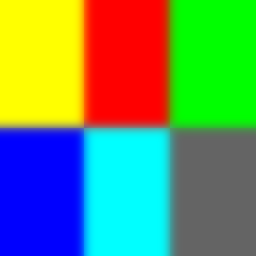
//> input picture KMeans/input.png, 256 x 256 px
$ ./KMeans   (built with g++ and OpenCV 4)
//> lines starting //> are read from the running program, lines starting //| are printed output that depends on the picture; after the words box and inside, x2 and y2 are one past the last pixel; in counts of white or black regions, pixels touching at a corner belong together
#include <opencv2/imgcodecs.hpp>
#include <opencv2/videoio.hpp>
#include <opencv2/highgui.hpp>
#include <opencv2/opencv.hpp>

#include <iostream>
#include <stdio.h>

using namespace cv;
using namespace std;

//클러스터링한 결과값을 표시하기 위해 미리 설정한 색상값
Scalar colorTab[] =
{
	Scalar(105, 210, 231),
	Scalar(167, 219, 216),
	Scalar(224, 228, 204),
	Scalar(243, 134, 48),
	Scalar(250, 105, 0),
	Scalar(255, 255, 255),
	Scalar(203, 232, 107),
	Scalar(243, 233, 225),
	Scalar(28, 20, 13),
	Scalar(64, 59, 51),
	//.... 좀 더 추가 할 수 있음...
};

Mat img, res, points, labels, centers;
int Width, Height, Pixels, Knum = 10;

unsigned int *SSD;

int main()
{
    printf("OpenCV Version : %s\n\n", CV_VERSION);

	img = imread("input.png", CV_LOAD_IMAGE_UNCHANGED);
//> img is the input picture: 256 rows x 256 cols, CV_8UC4; mean B, G, R, A 101.8, 144.2, 101, 255

	if (!img.data)
	{
		printf("Image load fail....\n\n");
		return -1;
	}

	printf("비교할 최대 클러스터 개수 (빠른 속도를 위해 10 이하의 값 추천) : ");
	scanf_s("%d", &Knum);					//클러스터링 개수
//> the answer given: 3

	Width = img.cols;						//이미지 너비 설정
//> Width = 256
	Height = img.rows;						//이미지 높이 설정
//> Height = 256
	Pixels = Width * Height;				//이미지의 전체 pixel값 설정
//> Pixels = 65536
	SSD = new unsigned int [Knum + 1] {0};	//클러스터링 개수마다 오차제곱합

	points.create(Pixels, 1, CV_32FC3);
	res.create(Height, Width, img.type());
	centers.create(Knum, 1, CV_32FC3);

	// 채널 값 변경
	for (int y = 0, n = 0; y < Height; y++) {
		for (int x = 0; x < Width; x++, n++) {
			if (img.at<Vec4b>(y, x)[3] != 0)
			{
				points.at<Vec3f>(n)[0] = img.at<Vec4b>(y, x)[0];
				points.at<Vec3f>(n)[1] = img.at<Vec4b>(y, x)[1];
				points.at<Vec3f>(n)[2] = img.at<Vec4b>(y, x)[2];
			}
		}
	}
//> this loop made 256 passes
//> n on passes 1 to 3: 256, 512, 768

	for (int k = 1; k <= Knum; k++)
	{
		// kmeans
		kmeans(points, k, labels,
			TermCriteria(CV_TERMCRIT_EPS + CV_TERMCRIT_ITER, 10, 1.9),
			3, KMEANS_RANDOM_CENTERS, centers);

		// SSD (오차 제곱합) 구하기
		for (int y = 0, n = 0; y < Height; y++) {
			for (int x = 0; x < Width; x++, n++) {
				SSD[k] += norm(points.at<Vec3f>(n) - centers.at<Vec3f>(labels.at<int>(n), 0));
			}
		}

		// 그래프를 위해 값을 줄임
		SSD[k] = sqrt(SSD[k]);

		printf("No.%d completed\n", k);
	}
//> this loop made 3 passes
//> centers on passes 1 to 2: [101.8, 144.2, 101], [[166.8, 165.6, 7.22], [32.55, 121.5, 201.1]]

	// k - SSD 그래프
	int width = 500, height = 500;
	unsigned int maxValue = SSD[1] * 1.2;
//> maxValue = 4096

	Mat graph(width + 100, height + 100, CV_8UC3, cv::Scalar(255, 255, 255));

	line(graph, Point(50, 50), Point(50, height + 50), Scalar::all(0), 1, 8, 0);
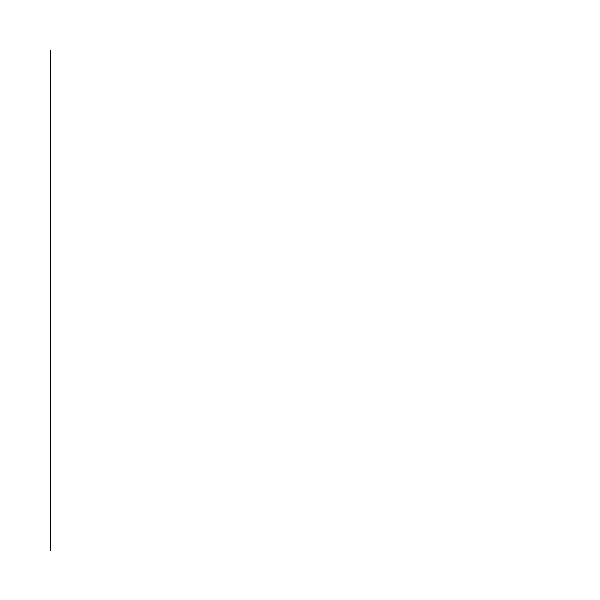
//> graph: 600 rows x 600 cols, CV_8UC3; 99.9% white; black in thin lines or dots, all inside (x1, y1, x2, y2) = (50, 50, 51, 551)
	line(graph, Point(50, height + 50), Point(width + 50, height + 50), Scalar::all(0), 1, 8, 0);
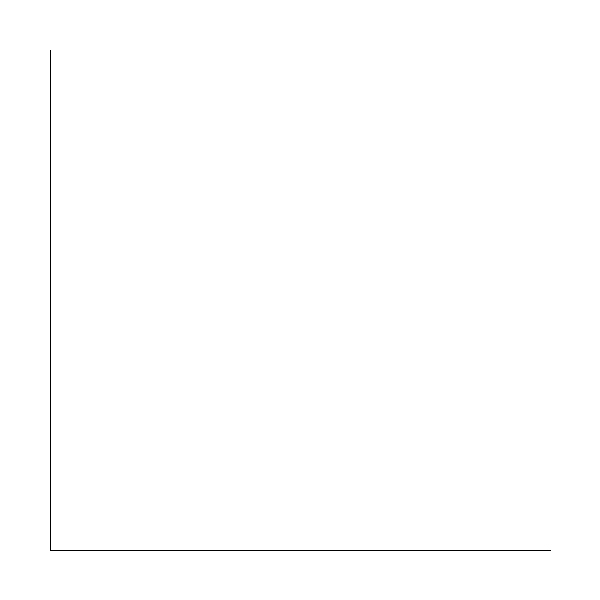
//> graph: 600 rows x 600 cols, CV_8UC3; 99.7% white; black in thin lines or dots, all inside (x1, y1, x2, y2) = (50, 50, 551, 551)

	Point _p(-1, -1); // 직전 값
	for (int i = 1; i <= Knum; i++)
	{
		Point p = Point(70 + ((width + 30) / Knum) * (i - 1), height + 50);

		line(graph, p, p + Point(0, 5), Scalar::all(0), 1, 8, 0);
		putText(graph, to_string(i), p + Point(0, 25), 2, 0.5, Scalar::all(0));

		p -= Point(0, SSD[i] * height / maxValue);

		circle(graph, p, 2, Scalar(255, 0, 0), CV_FILLED);

		if (_p.x >= 0) line(graph, p, _p, Scalar(255, 0, 0), 1, 8, 0);

		_p = p;
	}
//> this loop made 3 passes
//> p on passes 1 to 3: Point(70, 134), Point(246, 176), Point(422, 224)
//> pass 3, `putText(graph, to_string(i), p + Point(0, 25), 2, 0.5, Scalar::all(0));`:
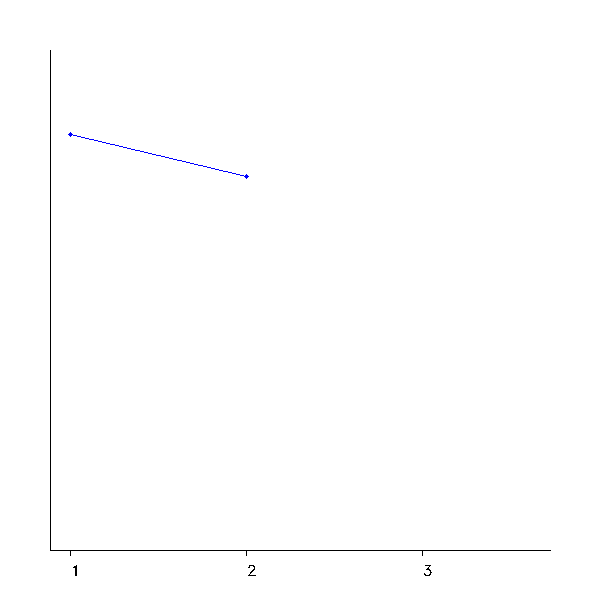
//> graph: 600 rows x 600 cols, CV_8UC3; mean B, G, R 254.2, 254.1, 254.1
//> after the loop:
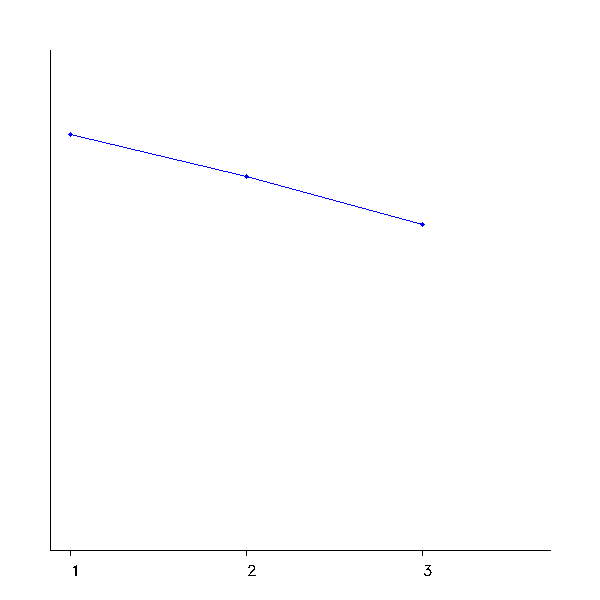
//> graph: 600 rows x 600 cols, CV_8UC3; 0.05% of pixels changed, all inside (x1, y1, x2, y2) = (248, 177, 425, 227)

	// Elbow 기법

	int answer = Knum; // 최적의 클러스터 수
	for (int i = 2; i < Knum; i++)
	{
		double ratio = (double)abs(SSD[i - 1] - SSD[i]) / ((double)abs(SSD[i - 1] - SSD[i + 1]) / 2);
		if (ratio < 0.5 || ratio > 1.5) answer = i;
	}
//> this loop made 1 pass
//> ratio on pass 1: 0.935

	printf("최적의 클러스터 개수 : %d\n", answer);
//| 최적의 클러스터 개수 : 3

	// 이미지 분할

	kmeans(points, answer, labels,
		TermCriteria(CV_TERMCRIT_EPS + CV_TERMCRIT_ITER, 10, 1.9),
		3, KMEANS_RANDOM_CENTERS, centers);
//> centers = [[2.19, 12.47, 249.5], [249.4, 127.1, 4.56], [35.51, 198.5, 117.4]]

	for (int y = 0, n = 0; y < Height; y++) {
		for (int x = 0; x < Width; x++, n++) {
			//현재 픽셀의 label값을 받아온다.
			int cIndex = labels.at<int>(n);
			//받아온 label값에 대응되는 색상을 입힌다.
			res.at<Vec4b>(y, x)[0] = colorTab[cIndex][0];
			res.at<Vec4b>(y, x)[1] = colorTab[cIndex][1];
			res.at<Vec4b>(y, x)[2] = colorTab[cIndex][2];
		}
	}
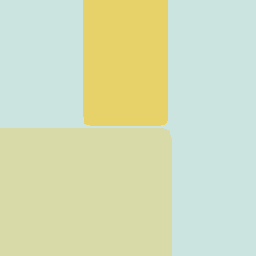
//> res: 256 rows x 256 cols, CV_8UC4; mean B, G, R, A 185.5, 222, 212.4, 0

	namedWindow("Input", WINDOW_AUTOSIZE);
	namedWindow("Result");
	namedWindow("Graph");

	imshow("Input", img);
	imshow("Result", res);
	imshow("Graph", graph);

	waitKey(0);

	// 배열 할당 해제
	delete[] SSD;

	return 0;
}
